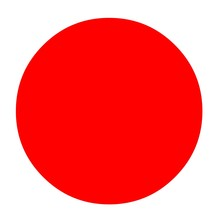
#> input picture circle.jpeg, 220 x 220 px
$ python img_preprocessing.py
#> lines starting #> are read from the running program, lines starting #| are printed output that depends on the picture; after the words box and inside, x2 and y2 are one past the last pixel; in counts of white or black regions, pixels touching at a corner belong together
import cv2
import numpy as np

def preprocess_image(image_path, target_size=(256, 256)):
    # Read the image
#> called with image_path = 'circle.jpeg', target_size = (256, 256)
    img = cv2.imread(image_path)
#> img is the input picture: shape (220, 220, 3); mean B, G, R 110.5, 110.6, 253.3

    # convert to gray
    gray = cv2.cvtColor(img, cv2.COLOR_BGR2GRAY)
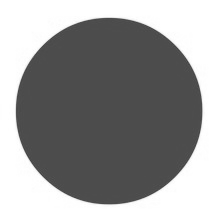
#> gray: shape (220, 220); min 65, max 255, mean 153.3

    # get canny edges
    edges = cv2.Canny(gray, 1, 50)
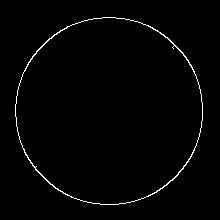
#> edges: shape (220, 220); 1.4% white in thin lines or dots, all inside (x1, y1, x2, y2) = (15, 17, 203, 205)

    # apply morphology close to ensure they are closed
    kernel = cv2.getStructuringElement(cv2.MORPH_ELLIPSE, (3, 3))
    edges = cv2.morphologyEx(edges, cv2.MORPH_CLOSE, kernel)

    # get contours
    contours = cv2.findContours(edges, cv2.RETR_TREE, cv2.CHAIN_APPROX_NONE)
#> contours = 2 contours; box (x1, y1, x2, y2) and area: (15, 17, 203, 205) 27522, (15, 17, 203, 205) 27368
    contours = contours[0] if len(contours) == 2 else contours[1]

    # filter contours to keep only large ones
    result = img.copy()
    i = 1
    for c in contours:
        perimeter = cv2.arcLength(c, True)
        if perimeter > 500:
            cv2.drawContours(result, c, -1, (0, 0, 255), 1)
            contour_img = np.ones_like(gray, dtype=np.uint8)*255
            cv2.drawContours(contour_img, c, -1, (0, 0, 0), 1)
            # cv2.imwrite("short_title_contour_{0}.jpg".format(i), contour_img)
            i = i + 1
#> this loop made 2 passes
#> (perimeter, i) on passes 1 to 2: (619.7, 2), (628.7, 3)
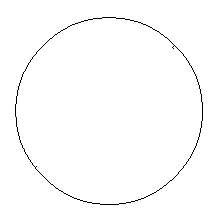
#> contour_img: shape (220, 220); 98.9% white; black in thin lines or dots, all inside (x1, y1, x2, y2) = (15, 17, 203, 205)
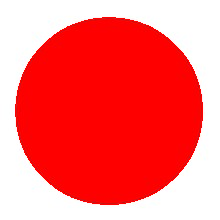
#> result: shape (220, 220, 3); 1.42% of pixels changed, all inside (x1, y1, x2, y2) = (15, 17, 203, 205)
#> after the loop, i = 3

    # Resize the image to the target size
    contour_image_resized = cv2.resize(contour_img, target_size)
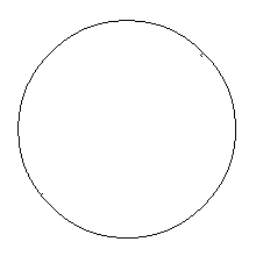
#> contour_image_resized: shape (256, 256); min 2, max 255, mean 252.2

    new_img = []
    for row in contour_image_resized:
        new_row = []
        for pixel in row:
            if pixel != 255:
                new_row.append(0)
            else:
                new_row.append(255)
        new_img.append(new_row.copy())
#> after the loop, new_img = 256 items

    return np.array(new_img, dtype='uint8')
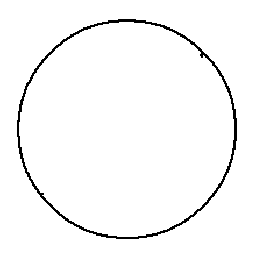
#> returned value: shape (256, 256); 97.3% white; black in thin lines or dots, all inside (x1, y1, x2, y2) = (17, 19, 237, 239)

def bresenham_line(x0, y0, x1, y1):
#> called with x0 = 20, y0 = 10, x1 = 0, y1 = 0
    steep = abs(y1 - y0) > abs(x1 - x0)
    if steep:
        x0, y0 = y0, x0
        x1, y1 = y1, x1

    switched = False
    if x0 > x1:
        switched = True
        x0, x1 = x1, x0
        y0, y1 = y1, y0

    if y0 < y1:
        ystep = 1
    else:
        ystep = -1

    deltax = x1 - x0
    deltay = abs(y1 - y0)
    error = -deltax / 2
    y = y0

    line = []
    for x in range(x0, x1 + 1):
        if steep:
            line.append((y,x))
        else:
            line.append((x,y))

        error = error + deltay
        if error > 0:
            y = y + ystep
            error = error - deltax
    if switched:
        line.reverse()
    return line

# Example usage
if __name__ == "__main__":
    image_path = "circle.jpeg"  # Provide the path to your image
    result_image = preprocess_image(image_path)

    # пример построения линии по двум координатам
    x1, y1 = 20, 10
    x2, y2 = 0, 0
    print(bresenham_line(x1,y1, x2, y2))

    # Display the result
    cv2.imshow("Result", result_image)
    cv2.waitKey(0)
    cv2.destroyAllWindows()
